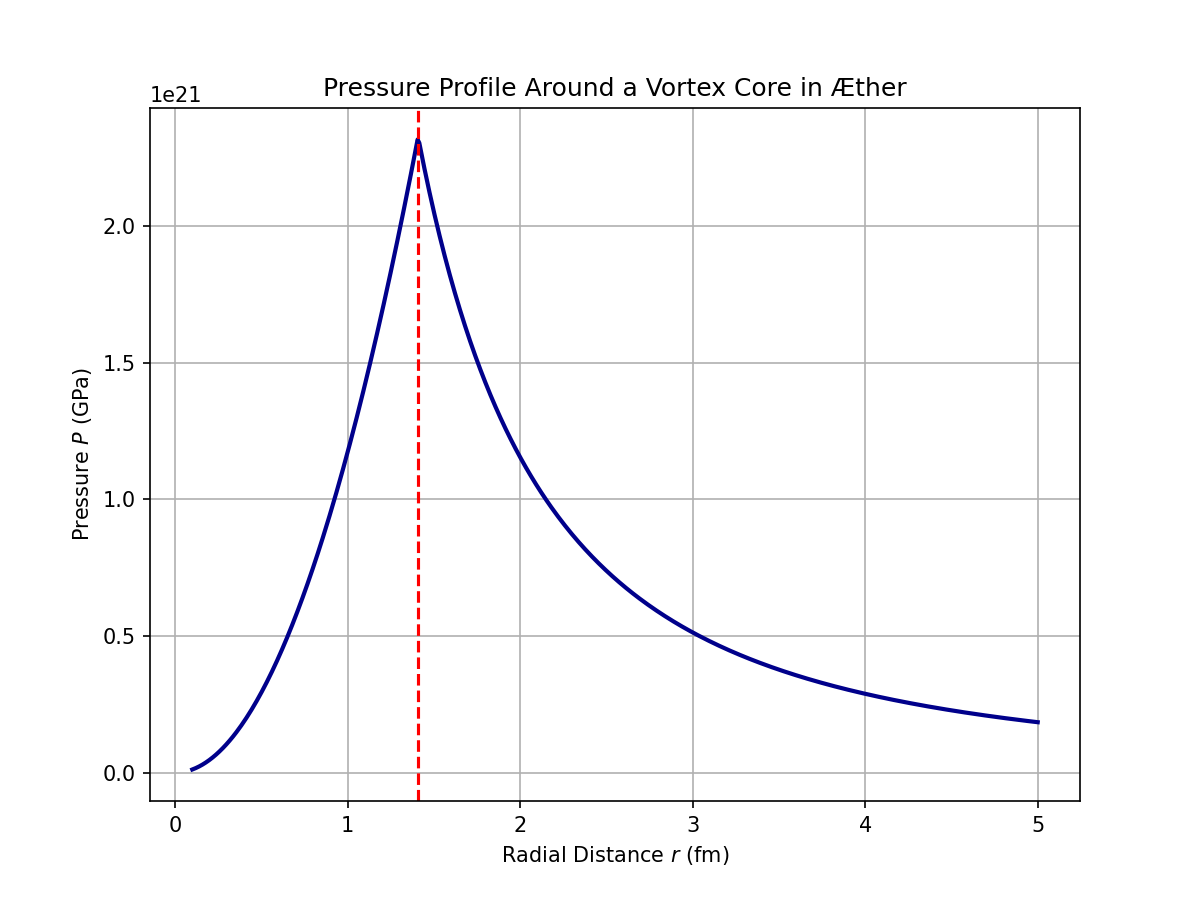

Source code (Python):
import numpy as np
import matplotlib.pyplot as plt
from mpl_toolkits.mplot3d import Axes3D
import matplotlib.patches as patches
import matplotlib
matplotlib.use('TkAgg')  # Ensure it uses Tkinter backend

# Æther bubble with vortex core: radial pressure profile
r = np.linspace(1e-16, 5e-15, 500)
r_c = 1.409e-15
rho_ae = 3.893e18
Gamma = 2 * np.pi * r_c * 1.093e6
Omega = Gamma / (2 * np.pi * r_c**2)

pressure = np.zeros_like(r)

for i in range(len(r)):
    if r[i] < r_c:
        v_theta = Omega * r[i]
    else:
        v_theta = Gamma / (2 * np.pi * r[i])
    pressure[i] = 0.5 * rho_ae * v_theta**2


# Pressure drop centered at core
fig, ax = plt.subplots(figsize=(8, 6))
ax.plot(r * 1e15, pressure / 1e9, color='darkblue', lw=2)
ax.axvline(1.409e-15 * 1e15, color='red', linestyle='--', label='Core radius $r_c$')
ax.set_xlabel("Radial Distance $r$ (fm)")
ax.set_ylabel("Pressure $P$ (GPa)")
ax.set_title("Pressure Profile Around a Vortex Core in Æther")
ax.grid(True)
# ✅ Get the script filename dynamically and save as pdf
import os
script_name = os.path.splitext(os.path.basename(__file__))[0]
filename = f"{script_name}.pdf"
plt.savefig(filename, format="pdf", bbox_inches="tight")
filename = f"{script_name}.png"
plt.savefig(filename, dpi=150)  # Save image with high resolution
plt.tight_layout()



# Draw vortex core + spherical shell
fig2, ax2 = plt.subplots(figsize=(6, 6))
core = patches.Circle((0, 0), radius=1.5, color='red', label='Vortex Core')
bubble = patches.Circle((0, 0), radius=5, fill=False, linestyle='--', linewidth=2, label='Æther Equilibrium Shell')
ax2.add_patch(core)
ax2.add_patch(bubble)
ax2.set_xlim(-6, 6)
ax2.set_ylim(-6, 6)
ax2.set_aspect('equal')
ax2.set_title("Vortex Knot Surrounded by Ætheric Pressure Shell")
ax2.legend(loc='upper right')
ax2.axis('off')

plt.tight_layout()
# ✅ Get the script filename dynamically and save as pdf
import os
script_name = os.path.splitext(os.path.basename(__file__))[0]
filename = f"{script_name}2.pdf"
plt.savefig(filename, format="pdf", bbox_inches="tight")
filename = f"{script_name}2.png"
plt.savefig(filename, dpi=150)  # Save image with high resolution
plt.tight_layout()


# Trefoil knot parametric equations
theta = np.linspace(0, 2 * np.pi, 1000)
x = (2 + np.cos(3 * theta)) * np.cos(2 * theta)
y = (2 + np.cos(3 * theta)) * np.sin(2 * theta)
z = np.sin(3 * theta)

# === Ætheric Shell ===
R_eq = 9
u_sphere = np.linspace(0, 2 * np.pi, 60)
v_sphere = np.linspace(0, np.pi, 30)
xs = R_eq * np.outer(np.cos(u_sphere), np.sin(v_sphere))
ys = R_eq * np.outer(np.sin(u_sphere), np.sin(v_sphere))
zs = R_eq * np.outer(np.ones(np.size(u_sphere)), np.cos(v_sphere))

# === Horn Torus: R = r = a_0 ===
a_0 = 0.5 * R_eq
u = np.linspace(0, 2 * np.pi, 100)
v = np.linspace(0, 2 * np.pi, 60)
u, v = np.meshgrid(u, v)
x_torus = a_0 * (1 + np.cos(v)) * np.cos(u)
y_torus = a_0 * (1 + np.cos(v)) * np.sin(u)
phi = (1 + np.sqrt(5)) / 2  # golden ratio
z_torus = a_0 * phi * np.sin(v)


scale_factor = 5e-2
x_knot_scaled = x * scale_factor
y_knot_scaled = y * scale_factor
z_knot_scaled = z * scale_factor

# Zoomed offset
offset = 4
x_zoom = x + offset
y_zoom = y + offset
z_zoom = z + offset

# Generate equilibrium line (spherical radius)
phi = np.linspace(0, 2 * np.pi, 200)
R_eq = 4.5
x_eq = R_eq * np.cos(phi)
y_eq = R_eq * np.sin(phi)
z_eq = np.zeros_like(phi)

# Plot 3D trefoil knot inside spherical shell with equilibrium circle
fig = plt.figure(figsize=(10, 8))
ax = fig.add_subplot(111, projection='3d')
ax.plot3D(x_knot_scaled, y_knot_scaled, z_knot_scaled, color='red', lw=0.5, label='Trefoil Knot (core, ~1.4*10^-15 m radius)')

ax.plot3D(x_eq, y_eq, z_eq, color='navy', linestyle='--', lw=1.5, label='Equilibrium Radius (Bubble Shell ~1*10^-11 m)')
ax.plot3D(x_zoom, y_zoom, z_zoom, color='crimson', lw=1.5, label='Zoomed Trefoil Knot')
# Æther shell
ax.plot_surface(xs, ys, zs, color='lightblue', alpha=0.1, edgecolor='none')
# Horn torus flow (R = r = a_0)
ax.plot_surface(x_torus, y_torus, z_torus, color='purple', alpha=0.05, linewidth=0)

# Zoom indicator lines (arrows from small to large)
idx1, idx2 = 100, 900  # Two opposing points on the knot
arrow_pairs = [(idx1, 'A'), (idx2, 'B')]

for idx, label in arrow_pairs:
    ax.plot(
        [x_knot_scaled[idx], x_zoom[idx]],
        [y_knot_scaled[idx], y_zoom[idx]],
        [z_knot_scaled[idx], z_zoom[idx]],
        color='black', linestyle='--', linewidth=1
    )



# Semi-transparent spherical shell
u = np.linspace(0, 2 * np.pi, 60)
v = np.linspace(0, np.pi, 30)
xs = R_eq * np.outer(np.cos(u), np.sin(v))
ys = R_eq * np.outer(np.sin(u), np.sin(v))
zs = R_eq * np.outer(np.ones(np.size(u)), np.cos(v))
ax.plot_surface(xs, ys, zs, color='lightblue', alpha=0.15, edgecolor='none')

ax.set_title("Trefoil Knot and Ætheric Equilibrium Shell")
ax.set_xlim([-6, 6])
ax.set_ylim([-6, 6])
ax.set_zlim([-6, 6])
ax.set_box_aspect([1, 1, 1])
ax.axis('off')
ax.legend(loc='upper left')

plt.tight_layout()

# ✅ Get the script filename dynamically and save as pdf
import os
script_name = os.path.splitext(os.path.basename(__file__))[0]
filename = f"{script_name}3.pdf"
plt.savefig(filename, format="pdf", bbox_inches="tight")
filename = f"{script_name}3.png"
plt.savefig(filename, dpi=150)  # Save image with high resolution
plt.tight_layout()
plt.show()
